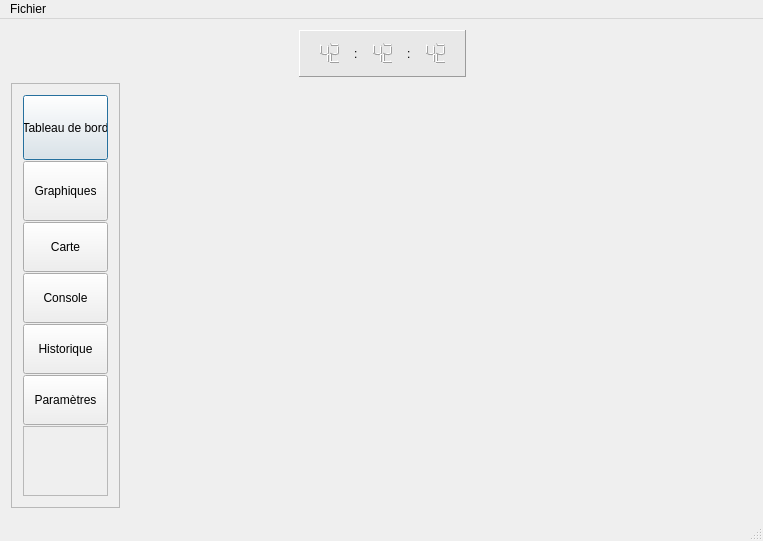
<?xml version="1.0" encoding="UTF-8"?>
<ui version="4.0">
 <class>FenPrincipale</class>
 <widget class="QMainWindow" name="FenPrincipale">
  <property name="geometry">
   <rect>
    <x>0</x>
    <y>0</y>
    <width>763</width>
    <height>523</height>
   </rect>
  </property>
  <property name="windowTitle">
   <string>FenPrincipale</string>
  </property>
  <property name="unifiedTitleAndToolBarOnMac">
   <bool>false</bool>
  </property>
  <widget class="QWidget" name="widgetCentral">
   <layout class="QGridLayout" name="gridLayout_4">
    <item row="0" column="0">
     <layout class="QGridLayout" name="gridLayout_2" rowstretch="1,8" columnstretch="1,19,0,0,0,0,0,32" columnminimumwidth="0,0,0,0,0,0,0,0">
      <item row="1" column="0">
       <widget class="QFrame" name="frame">
        <property name="sizePolicy">
         <sizepolicy hsizetype="Preferred" vsizetype="Preferred">
          <horstretch>0</horstretch>
          <verstretch>0</verstretch>
         </sizepolicy>
        </property>
        <property name="minimumSize">
         <size>
          <width>0</width>
          <height>0</height>
         </size>
        </property>
        <property name="frameShape">
         <enum>QFrame::StyledPanel</enum>
        </property>
        <property name="frameShadow">
         <enum>QFrame::Raised</enum>
        </property>
        <layout class="QVBoxLayout" name="verticalLayout" stretch="1,0,0,1,1,0,15">
         <property name="spacing">
          <number>1</number>
         </property>
         <item>
          <widget class="QPushButton" name="b_tb">
           <property name="sizePolicy">
            <sizepolicy hsizetype="Preferred" vsizetype="Preferred">
             <horstretch>0</horstretch>
             <verstretch>0</verstretch>
            </sizepolicy>
           </property>
           <property name="minimumSize">
            <size>
             <width>85</width>
             <height>65</height>
            </size>
           </property>
           <property name="autoFillBackground">
            <bool>false</bool>
           </property>
           <property name="text">
            <string>Tableau de bord</string>
           </property>
           <property name="autoDefault">
            <bool>false</bool>
           </property>
           <property name="default">
            <bool>true</bool>
           </property>
           <property name="flat">
            <bool>false</bool>
           </property>
          </widget>
         </item>
         <item>
          <widget class="QPushButton" name="b_graph">
           <property name="minimumSize">
            <size>
             <width>85</width>
             <height>60</height>
            </size>
           </property>
           <property name="text">
            <string>Graphiques</string>
           </property>
          </widget>
         </item>
         <item>
          <widget class="QPushButton" name="b_carte">
           <property name="minimumSize">
            <size>
             <width>0</width>
             <height>50</height>
            </size>
           </property>
           <property name="text">
            <string>Carte</string>
           </property>
          </widget>
         </item>
         <item>
          <widget class="QPushButton" name="b_console">
           <property name="sizePolicy">
            <sizepolicy hsizetype="Preferred" vsizetype="Preferred">
             <horstretch>0</horstretch>
             <verstretch>0</verstretch>
            </sizepolicy>
           </property>
           <property name="minimumSize">
            <size>
             <width>85</width>
             <height>50</height>
            </size>
           </property>
           <property name="text">
            <string>Console</string>
           </property>
          </widget>
         </item>
         <item>
          <widget class="QPushButton" name="b_table">
           <property name="sizePolicy">
            <sizepolicy hsizetype="Preferred" vsizetype="Preferred">
             <horstretch>0</horstretch>
             <verstretch>0</verstretch>
            </sizepolicy>
           </property>
           <property name="minimumSize">
            <size>
             <width>85</width>
             <height>50</height>
            </size>
           </property>
           <property name="text">
            <string>Historique</string>
           </property>
          </widget>
         </item>
         <item>
          <widget class="QPushButton" name="b_param">
           <property name="minimumSize">
            <size>
             <width>85</width>
             <height>50</height>
            </size>
           </property>
           <property name="text">
            <string>Paramètres</string>
           </property>
          </widget>
         </item>
         <item>
          <widget class="QTextBrowser" name="textBrowser_4">
           <property name="enabled">
            <bool>false</bool>
           </property>
          </widget>
         </item>
        </layout>
       </widget>
      </item>
      <item row="1" column="1" colspan="7">
       <widget class="QStackedWidget" name="stack">
        <property name="currentIndex">
         <number>5</number>
        </property>
        <widget class="QWidget" name="p_tabl_bord">
         <layout class="QVBoxLayout" name="verticalLayout_2">
          <item>
           <layout class="QGridLayout" name="container"/>
          </item>
         </layout>
        </widget>
        <widget class="QWidget" name="p_debug_console">
         <layout class="QHBoxLayout" name="horizontalLayout">
          <item>
           <widget class="QPlainTextEdit" name="console">
            <property name="readOnly">
             <bool>true</bool>
            </property>
           </widget>
          </item>
         </layout>
        </widget>
        <widget class="QWidget" name="p_historique">
         <layout class="QVBoxLayout" name="verticalLayout_3">
          <item>
           <widget class="QTabWidget" name="tab_historique"/>
          </item>
         </layout>
        </widget>
        <widget class="QWidget" name="p_params">
         <layout class="QGridLayout" name="gridLayout" rowstretch="1,2,0">
          <item row="2" column="0">
           <widget class="QPushButton" name="pushButton">
            <property name="sizePolicy">
             <sizepolicy hsizetype="Preferred" vsizetype="Preferred">
              <horstretch>0</horstretch>
              <verstretch>0</verstretch>
             </sizepolicy>
            </property>
            <property name="text">
             <string>Trololol bob</string>
            </property>
           </widget>
          </item>
          <item row="0" column="0">
           <widget class="QCheckBox" name="get_infos">
            <property name="text">
             <string>Activer mise à jour des infos</string>
            </property>
            <property name="checked">
             <bool>true</bool>
            </property>
           </widget>
          </item>
          <item row="1" column="0">
           <widget class="QCheckBox" name="interpol_curve">
            <property name="text">
             <string>Interpoler les valeurs de courbe</string>
            </property>
           </widget>
          </item>
         </layout>
        </widget>
        <widget class="QWidget" name="p_graphics">
         <layout class="QGridLayout" name="gridLayout_3" rowstretch="7,0">
          <item row="1" column="0">
           <widget class="QFrame" name="frame_3">
            <property name="frameShape">
             <enum>QFrame::StyledPanel</enum>
            </property>
            <property name="frameShadow">
             <enum>QFrame::Raised</enum>
            </property>
            <layout class="QHBoxLayout" name="horizontalLayout_3">
             <item>
              <widget class="QComboBox" name="sel_capteur"/>
             </item>
             <item>
              <widget class="QComboBox" name="sel_valeur"/>
             </item>
             <item>
              <widget class="QPushButton" name="add_graph">
               <property name="text">
                <string>Ajouter le graphique</string>
               </property>
              </widget>
             </item>
            </layout>
           </widget>
          </item>
          <item row="0" column="0">
           <widget class="QMdiArea" name="zone_graph"/>
          </item>
         </layout>
        </widget>
        <widget class="QWidget" name="p_maps"/>
       </widget>
      </item>
      <item row="0" column="0" colspan="6">
       <spacer name="horizontalSpacer">
        <property name="orientation">
         <enum>Qt::Horizontal</enum>
        </property>
        <property name="sizeHint" stdset="0">
         <size>
          <width>40</width>
          <height>20</height>
         </size>
        </property>
       </spacer>
      </item>
      <item row="0" column="6">
       <widget class="QFrame" name="frame_2">
        <property name="autoFillBackground">
         <bool>false</bool>
        </property>
        <property name="styleSheet">
         <string notr="true">background-color: rgb(232, 232, 232);
</string>
        </property>
        <property name="frameShape">
         <enum>QFrame::Panel</enum>
        </property>
        <property name="frameShadow">
         <enum>QFrame::Raised</enum>
        </property>
        <layout class="QHBoxLayout" name="horizontalLayout_2">
         <item>
          <widget class="QLCDNumber" name="lcd_hour">
           <property name="sizePolicy">
            <sizepolicy hsizetype="Minimum" vsizetype="Minimum">
             <horstretch>0</horstretch>
             <verstretch>0</verstretch>
            </sizepolicy>
           </property>
           <property name="frameShape">
            <enum>QFrame::NoFrame</enum>
           </property>
           <property name="frameShadow">
            <enum>QFrame::Raised</enum>
           </property>
           <property name="smallDecimalPoint">
            <bool>false</bool>
           </property>
           <property name="numDigits">
            <number>2</number>
           </property>
           <property name="digitCount">
            <number>2</number>
           </property>
           <property name="segmentStyle">
            <enum>QLCDNumber::Filled</enum>
           </property>
           <property name="intValue" stdset="0">
            <number>42</number>
           </property>
          </widget>
         </item>
         <item>
          <widget class="QLabel" name="label">
           <property name="text">
            <string>:</string>
           </property>
          </widget>
         </item>
         <item>
          <widget class="QLCDNumber" name="lcd_min">
           <property name="styleSheet">
            <string notr="true"/>
           </property>
           <property name="frameShape">
            <enum>QFrame::NoFrame</enum>
           </property>
           <property name="lineWidth">
            <number>1</number>
           </property>
           <property name="numDigits">
            <number>2</number>
           </property>
           <property name="intValue" stdset="0">
            <number>42</number>
           </property>
          </widget>
         </item>
         <item>
          <widget class="QLabel" name="label_2">
           <property name="text">
            <string>:</string>
           </property>
          </widget>
         </item>
         <item>
          <widget class="QLCDNumber" name="lcd_sec">
           <property name="frameShape">
            <enum>QFrame::NoFrame</enum>
           </property>
           <property name="numDigits">
            <number>2</number>
           </property>
           <property name="intValue" stdset="0">
            <number>42</number>
           </property>
          </widget>
         </item>
        </layout>
       </widget>
      </item>
      <item row="0" column="7">
       <spacer name="horizontalSpacer_2">
        <property name="orientation">
         <enum>Qt::Horizontal</enum>
        </property>
        <property name="sizeHint" stdset="0">
         <size>
          <width>40</width>
          <height>20</height>
         </size>
        </property>
       </spacer>
      </item>
     </layout>
    </item>
   </layout>
  </widget>
  <widget class="QStatusBar" name="barreStatus"/>
  <widget class="QMenuBar" name="menuBar">
   <property name="geometry">
    <rect>
     <x>0</x>
     <y>0</y>
     <width>763</width>
     <height>20</height>
    </rect>
   </property>
   <widget class="QMenu" name="menuFichier">
    <property name="title">
     <string>Fichier</string>
    </property>
    <addaction name="actionQuitter"/>
   </widget>
   <addaction name="menuFichier"/>
  </widget>
  <action name="actionQuitter">
   <property name="text">
    <string>Quitter</string>
   </property>
   <property name="shortcut">
    <string>Ctrl+Q</string>
   </property>
  </action>
 </widget>
 <layoutdefault spacing="6" margin="11"/>
 <resources/>
 <connections/>
</ui>
